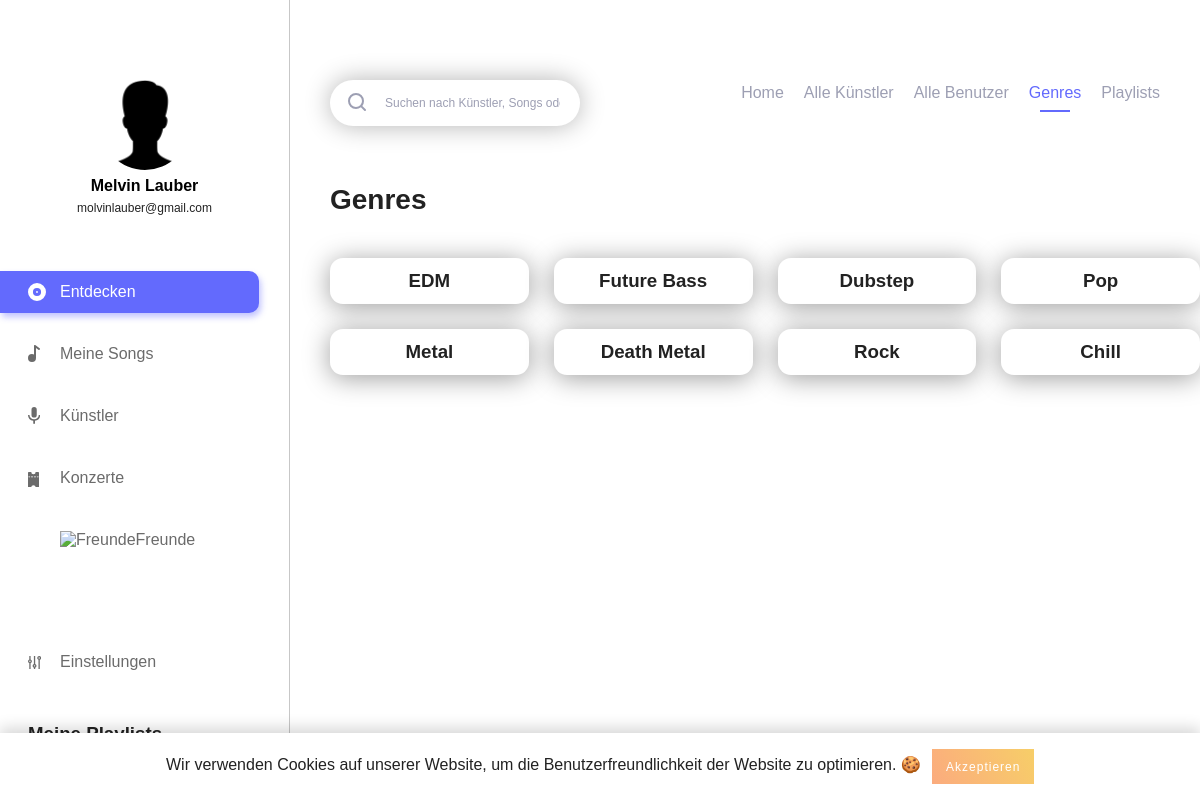
/genres.php (signed in), run on the app's committed database.
### tables this page shows
CREATE TABLE IF NOT EXISTS `users` (
  `id` int(11) NOT NULL AUTO_INCREMENT,
  `username` varchar(255) NOT NULL,
  `email` varchar(255) NOT NULL,
  `firstname` varchar(255) NOT NULL,
  `lastname` varchar(255) NOT NULL,
  `password_hash` varchar(255) NOT NULL,
  `password_token` varchar(255) NOT NULL,
  `is_artist` int(1) NOT NULL,
  `has_darkmode` tinyint(1) NOT NULL,
  `insta` text,
  `facebook` text,
  PRIMARY KEY (`id`),
  UNIQUE KEY `username` (`username`),
  UNIQUE KEY `email` (`email`)
);

### includes/start.php (called while the page is built, shortened)
<?php
include 'db.php';
if (isset($_SESSION['user']['id']) && !empty($_SESSION['user']['id'])) {
	$statement = $pdo->prepare("SELECT * FROM `users` WHERE `id` = :id");
	$result = $statement->execute(array('id' => $_SESSION['user']['id']));
}
?>

### includes/navigation_left.php (the view, shortened to what this page needs)
<?php
if(isset($_SESSION['active'])) {
	$active_class = $_SESSION['active'];
}
$query = "SELECT * FROM `users` WHERE `id` = ".$_SESSION['user']['id'];
$playlist_query = "SELECT * FROM `playlist` WHERE `user_id` = ".$_SESSION['user']['id'];
?>
<div class="navigation_left">
	<div class="navigation_wrapper">
		<div class="profile">
			<?php if (file_exists('img/profiles/user_'.$_SESSION['user']['id'].'.jpg')) { ?>
			<div class="profile_picture" style="background-image: url('img/profiles/user_<?php echo $_SESSION['user']['id']; ?>.jpg');background-position: center; background-size: 140%;" alt="user_image"></div>
			<?php } else { ?>
			<div class="profile_picture" style="background-image: url('img/profiles/no_user_image.png');background-position: center; background-size: 140%;" alt="user_image"></div>
			<?php } ?>
			<h3 class="profile_name">
				<?php foreach ($pdo->query($query) as $user_data) {
					echo htmlspecialchars($user_data['firstname']).' '.htmlspecialchars($user_data['lastname']);
				} ?>
			</h3>
			<p class="profile_mail">
				<?php foreach ($pdo->query($query) as $user_data) {
					echo htmlspecialchars($user_data['email']);
				} ?>
			</p>
		</div>
		<div class="main_navigation">
			<ul>
				<li class="navigation_element <?php if($active_class === 'discover') { echo 'active'; } ?>"><a href="index.php"><img class="svg" src="img/assets/discover.svg" alt="<?php echo DISCOVER; ?>"><?php echo DISCOVER; ?></a></li>
				<li class="navigation_element <?php if($active_class === 'my_songs') { echo 'active'; } ?>"><a href="my_songs.php"><img class="svg" src="img/assets/my_songs.svg" alt="<?php echo MY_SONGS; ?>"><?php echo MY_SONGS; ?></a></li>
				<li class="navigation_element <?php if($active_class === 'artists') { echo 'active'; } ?>"><a href="artists.php"><img class="svg" src="img/assets/artists.svg" alt="<?php echo ARTISTS; ?>"><?php echo ARTISTS; ?></a></li>
				<li class="navigation_element <?php if($active_class === 'events') { echo 'active'; } ?>"><a href="events.php"><img class="svg" src="img/assets/events.svg" alt="<?php echo EVENTS; ?>"><?php echo EVENTS; ?></a></li>
				<li class="navigation_element <?php if($active_class === 'friends') { echo 'active'; } ?>"><a href="friends.php"><img class="svg" src="img/assets/friends.svg" alt="<?php echo FRIENDS; ?>"><?php echo FRIENDS; ?></a></li>
				<li class="navigation_element <?php if($active_class === 'settings') { echo 'active'; } ?>"><a href="settings.php"><img class="svg" src="img/assets/settings_nav.svg" alt="<?php echo SETTINGS; ?>"><?php echo SETTINGS; ?></a></li>
			</ul>
		</div>
		<div class="playlist_wrapper">
			<h3 class="playlist_title"><?php echo MY_PLAYLISTS; ?></h3>
			<ul>
				<?php foreach ($pdo->query($playlist_query) as $playlist_data) { ?>
					<li class="playlist_element"><a href="playlist_detail.php?playlist_id=<?php echo $playlist_data['playlist_id']; ?>"><?php echo $playlist_data['playlist_name']; ?></a></li>
				<?php } ?>
			</ul>
		</div>
	</div>
</div>

### css/_config.css (style rules this page uses)
:root { --primary-color: #636AFD; --primary-color_light: #e0e1ff; --text: #222; --navigation_left: #6B6B6B; --border: #C7C7C7; --light_text: #9D9FB3; --button: #ededed; --border-bottom: #707070; --background_dark_mode: #21252B; --dark_mode_border: #30353B; --dark_mode_input: #30353B; --dark_mode_light: #DDDDDD; --standard_shadow: 0 3px 27px rgba(0,0,0,0.39); --standard_radius: 13px; --standard_transition: all 0.3s ease; --error_color: #b20000; }

### css/_basic.css (style rules this page uses)
body { font-family: 'DM Sans', sans-serif; margin: 0; padding: 0; color: var(--text); -webkit-font-smoothing: antialiased; -moz-osx-font-smoothing: grayscale; }
h3 { margin: 0; padding: 0; }
ul { padding: 0; margin: 0; }
.profile { text-align: center; }

### css/_navigation.css (style rules this page uses)
.navigation_left { position: fixed; width: 290px; height: 100%; border-right: 1px solid var(--border); padding: 80px 0; box-sizing: border-box; }
.navigation_left .profile { width: 195px; margin: 0 auto; margin-bottom: 50px; }
h3.profile_name { margin-top: 5px; font-size: 16px; line-height: 21px; color: #000; font-weight: 700; }
.profile_mail { font-size: 12px; line-height: 25px; margin: 0; margin-bottom: 5px; }
.navigation_left .profile div.profile_picture { width: 90px; height: 90px; -webkit-border-radius: 100%; -moz-border-radius: 100%; -o-border-radius: 100%; border-radius: 100%; margin: 0 auto; }
.navigation_left .main_navigation ul { padding-right: 30px; box-sizing: border-box; width: 100%; }
.navigation_left .main_navigation ul li.navigation_element { position: relative; list-style-type: none; color: var(--navigation_left); margin-top: 20px; }
.navigation_left .main_navigation ul li.navigation_element:first-child { margin-top: 0; }
.navigation_left .main_navigation ul li.navigation_element:last-child { margin-top: 80px; }
.navigation_left .main_navigation ul li.navigation_element.active a, .navigation_left .main_navigation ul li.navigation_element a:hover { background: var(--primary-color); color: #fff; box-shadow: 2px 4px 6px rgba(99, 106, 253, 0.4); transition: background 0.2s ease, color 0.2s ease; }
.navigation_left .main_navigation ul li a { color: inherit; text-decoration: none; padding: 12px 20px; padding-left: 60px; border-top-right-radius: 10px; border-bottom-right-radius: 10px; box-sizing: border-box; display: inline-block; width: 100%; transition: background 0.2s ease, color 0.2s ease; }
.playlist_wrapper { margin-top: 40px; padding-right: 30px; box-sizing: border-box; width: 100%; }
.playlist_wrapper .playlist_title { padding-left: 28px; box-sizing: border-box; }
.playlist_wrapper ul li.playlist_element { list-style-type: none; color: var(--navigation_left); margin-top: 10px; }
.playlist_wrapper ul li.playlist_element a { color: inherit; text-decoration: none; padding: 8px 20px; padding-left: 28px; border-top-right-radius: 10px; border-bottom-right-radius: 10px; box-sizing: border-box; display: inline-block; width: 100%; transition: background 0.2s ease, color 0.2s ease; }

### data on the page
users: firstname "Melvin", lastname "Lauber", email "molvinlauber@gmail.com"

### other printed values
DISCOVER "Entdecken"
MY_SONGS "Meine Songs"
ARTISTS "Künstler"
EVENTS "Konzerte"
FRIENDS "Freunde"
SETTINGS "Einstellungen"
HOME "Home"
ALL_ARTISTS "Alle Künstler"
ALL_USERS "Alle Benutzer"
GENRES "Genres"
PLAYLISTS "Playlists"
$genre "EDM"
$genre "Future Bass"
$genre "Dubstep"
$genre "Pop"
